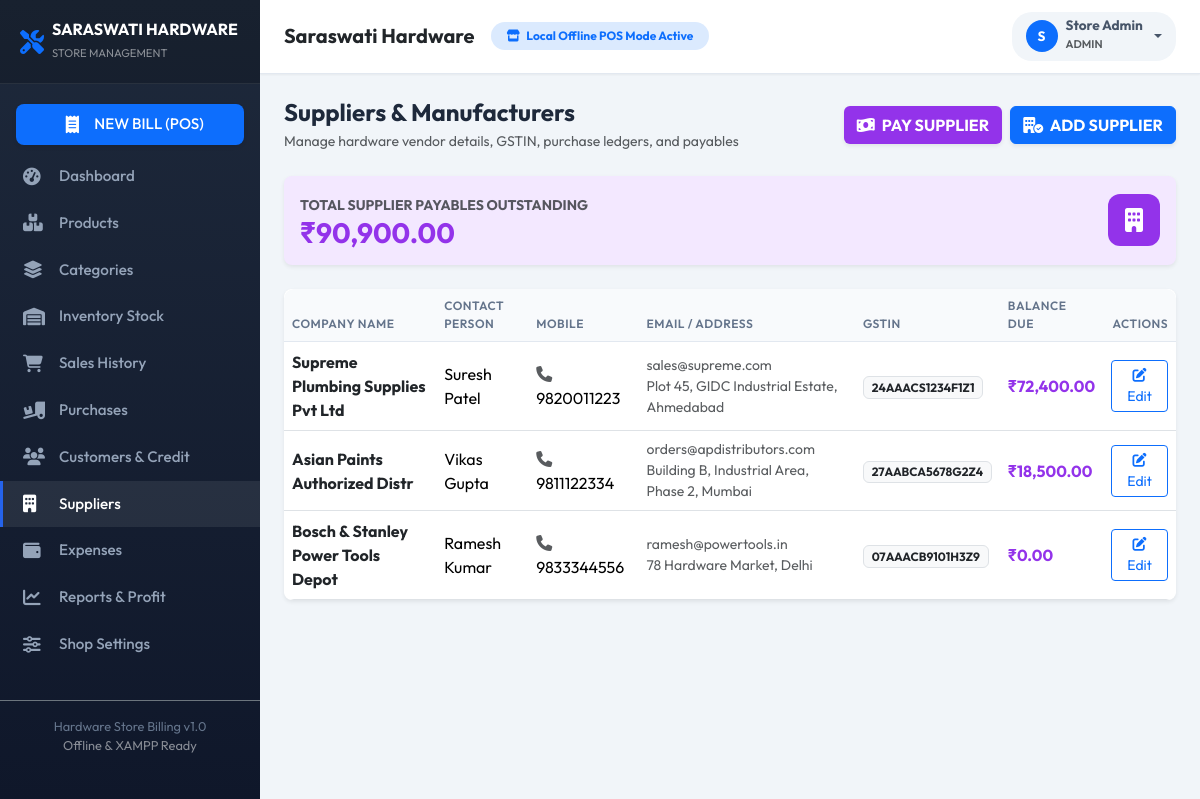
Screenshot of /admin/suppliers.php (signed in) with the database file from the repository.
### tables this page shows
CREATE TABLE IF NOT EXISTS `settings` (
  `id` INT AUTO_INCREMENT PRIMARY KEY,
  `setting_key` VARCHAR(50) NOT NULL UNIQUE,
  `setting_value` TEXT DEFAULT NULL
);

CREATE TABLE IF NOT EXISTS `suppliers` (
  `id` INT AUTO_INCREMENT PRIMARY KEY,
  `supplier_name` VARCHAR(100) NOT NULL,
  `company_name` VARCHAR(150) NOT NULL,
  `mobile` VARCHAR(20) NOT NULL,
  `email` VARCHAR(100) DEFAULT NULL,
  `address` TEXT DEFAULT NULL,
  `gst_number` VARCHAR(30) DEFAULT NULL,
  `opening_balance` DECIMAL(10,2) DEFAULT 0.00,
  `current_balance` DECIMAL(10,2) DEFAULT 0.00,
  `status` TINYINT(1) DEFAULT 1,
  `created_at` DATETIME DEFAULT CURRENT_TIMESTAMP
);

### config/database.php (called while the page is built, shortened)
<?php
function get_db() {
    static $pdo = null;
    if ($pdo !== null) {
        return $pdo;
    }
    try {
        $dsn = "mysql:host=" . DB_HOST . ";port=" . DB_PORT . ";dbname=" . DB_NAME . ";charset=utf8mb4";
        $options = [
            PDO::ATTR_ERRMODE => PDO::ERRMODE_EXCEPTION,
            PDO::ATTR_DEFAULT_FETCH_MODE => PDO::FETCH_ASSOC,
            PDO::ATTR_EMULATE_PREPARES => false,
            PDO::ATTR_TIMEOUT => 4,
        ];
        if (defined('PDO::MYSQL_ATTR_SSL_CA')) {
            $options[PDO::MYSQL_ATTR_SSL_VERIFY_SERVER_CERT] = false;
        }
        $pdo = new PDO($dsn, DB_USER, DB_PASS, $options);
        try {
            $pdo->query("SELECT 1 FROM users LIMIT 1");
        } catch (Exception $e) {
            init_mysql_db($pdo);
        }
    } catch (PDOException $e) {
        $pdo = get_sqlite_db();
    }
    return $pdo;
}
function sanitize($data) {
    return htmlspecialchars(trim($data), ENT_QUOTES, 'UTF-8');
}
function get_setting($key, $default = '') {
    $db = get_db();
    $stmt = $db->prepare("SELECT setting_value FROM settings WHERE setting_key = ?");
    $stmt->execute([$key]);
    $res = $stmt->fetchColumn();
    return $res !== false ? $res : $default;
}
function is_logged_in() {
    return isset($_SESSION['user_id']) && !empty($_SESSION['user_id']);
}
function current_user() {
    return [
        'id' => $_SESSION['user_id'] ?? null,
        'username' => $_SESSION['username'] ?? '',
        'name' => $_SESSION['name'] ?? '',
        'role' => $_SESSION['role'] ?? 'staff',
        'email' => $_SESSION['email'] ?? ''
    ];
}

### admin/suppliers.php (the view, shortened to what this page needs)
<?php
require_once __DIR__ . '/../includes/header.php';
require_once __DIR__ . '/../includes/sidebar.php';
$db = get_db();
$suppliers = $db->query("SELECT * FROM suppliers WHERE status = 1 ORDER BY id ASC")->fetchAll();
$totalSupplierDue = $db->query("SELECT COALESCE(SUM(current_balance), 0) FROM suppliers WHERE status = 1")->fetchColumn();
?>
<div id="content">
    <?php require_once __DIR__ . '/../includes/navbar.php'; ?>
    <div class="container-fluid p-4">
        <div class="d-flex align-items-center justify-content-between mb-4">
            <div>
                <h4 class="fw-bold mb-1">Suppliers & Manufacturers</h4>
                <p class="text-muted small mb-0">Manage hardware vendor details, GSTIN, purchase ledgers, and payables</p>
            </div>
            <div class="d-flex gap-2">
                <button class="btn btn-purple text-white fw-bold shadow-sm" style="background:#9333ea;" data-bs-toggle="modal" data-bs-target="#paySupplierModal">
                    <i class="fa-solid fa-money-bill-wave me-1"></i> PAY SUPPLIER
                </button>
                <button class="btn btn-primary fw-bold shadow-sm" data-bs-toggle="modal" data-bs-target="#supplierModal" onclick="resetSupForm()">
                    <i class="fa-solid fa-building-circle-check me-1"></i> ADD SUPPLIER
                </button>
            </div>
        </div>
        <div class="card border-0 shadow-sm rounded-3 p-3 mb-4 bg-purple-soft" style="background:#f3e8ff;">
            <div class="d-flex align-items-center justify-content-between">
                <div>
                    <span class="small text-muted fw-bold text-uppercase">Total Supplier Payables Outstanding</span>
                    <h3 class="fw-bold text-purple mb-0" style="color:#9333ea;">₹<?php echo number_format($totalSupplierDue, 2); ?></h3>
                </div>
                <div class="stat-icon bg-purple text-white" style="background:#9333ea;">
                    <i class="fa-solid fa-building"></i>
                </div>
            </div>
        </div>
        <div class="card border-0 shadow-sm rounded-3 overflow-hidden">
            <div class="table-responsive">
                <table class="table table-hover align-middle mb-0 custom-table">
                    <thead>
                        <tr>
                            <th>Company Name</th>
                            <th>Contact Person</th>
                            <th>Mobile</th>
                            <th>Email / Address</th>
                            <th>GSTIN</th>
                            <th>Balance Due</th>
                            <th class="text-end">Actions</th>
                        </tr>
                    </thead>
                    <tbody>
                        <?php foreach ($suppliers as $s): ?>
                            <tr>
                                <td class="fw-bold text-dark"><?php echo sanitize($s['company_name']); ?></td>
                                <td><?php echo sanitize($s['supplier_name']); ?></td>
                                <td><i class="fa-solid fa-phone me-1 text-muted"></i><?php echo sanitize($s['mobile']); ?></td>
                                <td class="small text-muted"><?php echo sanitize($s['email'] ?? '-'); ?><br><?php echo sanitize($s['address'] ?? ''); ?></td>
                                <td><span class="badge bg-light text-dark border"><?php echo sanitize($s['gst_number'] ?? 'N/A'); ?></span></td>
                                <td class="fw-bold text-purple" style="color:#9333ea;">₹<?php echo number_format($s['current_balance'], 2); ?></td>
                                <td class="text-end">
                                    <button class="btn btn-sm btn-outline-primary" onclick='editSupplier(<?php echo json_encode($s); ?>)'>
                                        <i class="fa-solid fa-pen-to-square"></i> Edit
                                    </button>
                                </td>
                            </tr>
                        <?php endforeach; ?>
                    </tbody>
                </table>
            </div>
        </div>
    </div>
</div>
<?php require_once __DIR__ . '/../includes/footer.php'; ?>

### includes/navbar.php (shortened to what this page needs)
<?php
require_once __DIR__ . '/../config/database.php';
$user = current_user();
$shopName = get_setting('shop_name', 'Saraswati Hardware');
?>
<header class="main-navbar no-print d-flex align-items-center justify-content-between">
    <div class="d-flex align-items-center">
        <h5 class="fw-bold mb-0 text-dark me-3">
            <?php echo sanitize($shopName); ?>
        </h5>
        <span class="badge bg-primary-soft text-primary px-3 py-2 rounded-pill d-none d-md-inline-block">
            <i class="fa-solid fa-store me-1"></i> Local Offline POS Mode Active
        </span>
    </div>
    <div class="d-flex align-items-center gap-3">
        <?php if ($user): ?>
            <div class="dropdown">
                <button class="btn user-badge dropdown-toggle d-flex align-items-center gap-2" type="button" data-bs-toggle="dropdown" aria-expanded="false">
                    <div class="rounded-circle bg-primary text-white d-flex align-items-center justify-content-center" style="width:32px; height:32px; font-weight:bold;">
                        <?php echo strtoupper(substr($user['name'], 0, 1)); ?>
                    </div>
                    <div class="text-start d-none d-sm-block">
                        <div class="fw-bold lh-1"><?php echo sanitize($user['name']); ?></div>
                        <small class="text-muted text-uppercase" style="font-size:0.7rem;"><?php echo sanitize($user['role']); ?></small>
                    </div>
                </button>
            </div>
        <?php else: ?>
            <a href="<?php echo base_url('auth/login.php'); ?>" class="btn btn-outline-primary btn-sm px-3">
                <i class="fa-solid fa-right-to-bracket me-1"></i> Login
            </a>
        <?php endif; ?>
    </div>
</header>

### rows the page displays
settings: setting_value "Saraswati Hardware"
suppliers: company_name "Supreme Plumbing Supplies Pvt Ltd", supplier_name "Suresh Patel", mobile "9820011223", email "sales@supreme.com", address "Plot 45, GIDC Industrial Estate, Ahmedabad", gst_number "24AAACS1234F1Z1", current_balance "72,400.00"
suppliers: company_name "Asian Paints Authorized Distr", supplier_name "Vikas Gupta", mobile "9811122334", email "orders@apdistributors.com", address "Building B, Industrial Area, Phase 2, Mumbai", gst_number "27AABCA5678G2Z4", current_balance "18,500.00"
suppliers: company_name "Bosch & Stanley Power Tools Depot", supplier_name "Ramesh Kumar", mobile "9833344556", email "ramesh@powertools.in", address "78 Hardware Market, Delhi", gst_number "07AAACB9101H3Z9", current_balance "0.00"

### other values shown
substr($user['name'], 0, 1) "S"
$user['name'] "Store Admin"
$user['role'] "ADMIN"
$totalSupplierDue "90,900.00"
